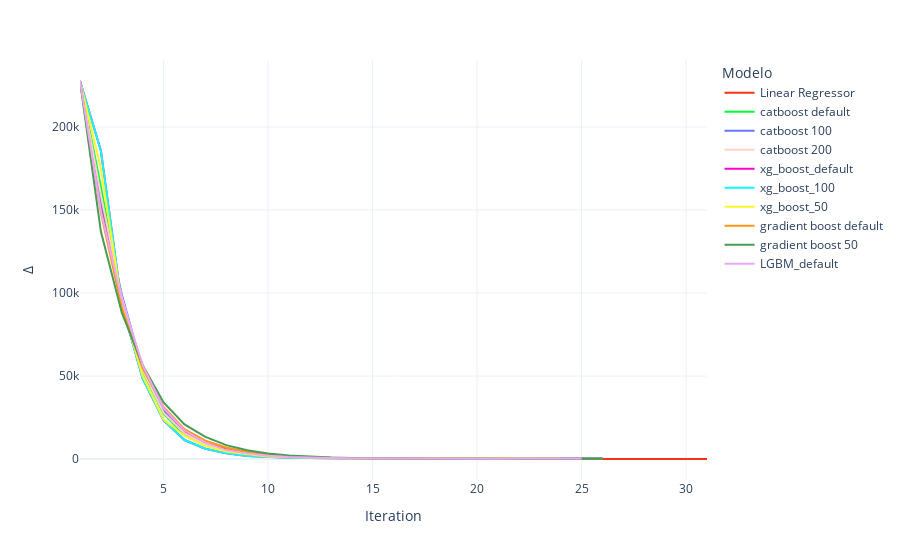

Notebook code cell kept with this figure:
### Code cell
graph_delta_n = px.line(DELTAS[DELTAS.Modelo.isin(ml_models)].rename(columns={'Delta':'∆', 'N':'Iteration'}), 
                      x = 'Iteration', y = '∆', color = 'Modelo',
                      template = 'plotly_white', color_discrete_sequence = px.colors.qualitative.Light24)
graph_delta_n.show()

### Figure 1 — Plotly figure (JSON) as saved in the notebook; plotly's stock layout.template omitted (floating-point values rounded to 4 significant figures)
{"data": [{"hovertemplate": "Modelo=Linear Regressor<br>Iteration=%{x}<br>∆=%{y}<extra></extra>", "legendgroup": "Linear Regressor", "line": {"color": "#FD3216", "dash": "solid"}, "marker": {"symbol": "circle"}, "mode": "lines", "name": "Linear Regressor", "orientation": "v", "showlegend": true, "type": "scatter", "x": [1, 2, 3, 4, 5, 6, 7, 8, 9, 10, 11, 12, 13, 14, 15, 16, 17, 18, 19, 20, 21, 22, 23, 24, 25, 26, 27, 28, 29, 30, 31], "xaxis": "x", "y": [227700.0, 152400.0, 92570.0, 56140.0, 30410.0, 16700.0, 9735.0, 5862.0, 3634.0, 2314.0, 1493.0, 974.4, 641.6, 425.2, 284.3, 189.0, 126.7, 85.17, 56.95, 38.77, 25.76, 16.03, 12.11, 8.674, 5.351, 4.458, 2.483, 2.202, 2.579, 1.923, 2.354], "yaxis": "y"}, {"hovertemplate": "Modelo=catboost default<br>Iteration=%{x}<br>∆=%{y}<extra></extra>", "legendgroup": "catboost default", "line": {"color": "#00FE35", "dash": "solid"}, "marker": {"symbol": "circle"}, "mode": "lines", "name": "catboost default", "orientation": "v", "showlegend": true, "type": "scatter", "x": [1, 2, 3, 4, 5, 6, 7, 8, 9, 10, 11, 12, 13, 14, 15, 16, 17, 18, 19, 20, 21, 22, 23], "xaxis": "x", "y": [227700.0, 163800.0, 95930.0, 52560.0, 27130.0, 14540.0, 8244.0, 4817.0, 2754.0, 1706.0, 997.4, 671.3, 415.0, 348.3, 269.2, 207.8, 193.6, 196.5, 200.3, 177.2, 174.5, 167.4, 188.5], "yaxis": "y"}, {"hovertemplate": "Modelo=catboost 100<br>Iteration=%{x}<br>∆=%{y}<extra></extra>", "legendgroup": "catboost 100", "line": {"color": "#6A76FC", "dash": "solid"}, "marker": {"symbol": "circle"}, "mode": "lines", "name": "catboost 100", "orientation": "v", "showlegend": true, "type": "scatter", "x": [1, 2, 3, 4, 5, 6, 7, 8, 9, 10, 11, 12, 13, 14, 15, 16, 17, 18, 19, 20, 21, 22, 23, 24, 25, 26], "xaxis": "x", "y": [227700.0, 156300.0, 99050.0, 53960.0, 28840.0, 15150.0, 8778.0, 4885.0, 2880.0, 1800.0, 1257.0, 876.6, 605.7, 573.1, 465.4, 457.9, 432.4, 408.3, 437.6, 347.3, 388.4, 416.0, 315.8, 377.8, 387.9, 408.8], "yaxis": "y"}, {"hovertemplate": "Modelo=catboost 200<br>Iteration=%{x}<br>∆=%{y}<extra></extra>", "legendgroup": "catboost 200", "line": {"color": "#FED4C4", "dash": "solid"}, "marker": {"symbol": "circle"}, "mode": "lines", "name": "catboost 200", "orientation": "v", "showlegend": true, "type": "scatter", "x": [1, 2, 3, 4, 5, 6, 7, 8, 9, 10, 11, 12, 13, 14, 15, 16, 17, 18, 19, 20, 21, 22, 23, 24], "xaxis": "x", "y": [227700.0, 158900.0, 97390.0, 53380.0, 27750.0, 15490.0, 8682.0, 4940.0, 3112.0, 1784.0, 1135.0, 723.3, 576.9, 421.6, 380.9, 353.7, 338.2, 312.8, 302.3, 263.2, 327.9, 266.7, 313.5, 255.7], "yaxis": "y"}, {"hovertemplate": "Modelo=xg_boost_default<br>Iteration=%{x}<br>∆=%{y}<extra></extra>", "legendgroup": "xg_boost_default", "line": {"color": "#FE00CE", "dash": "solid"}, "marker": {"symbol": "circle"}, "mode": "lines", "name": "xg_boost_default", "orientation": "v", "showlegend": true, "type": "scatter", "x": [1, 2, 3, 4, 5, 6, 7, 8, 9, 10, 11, 12, 13, 14, 15, 16, 17, 18, 19, 20, 21, 22, 23, 24, 25, 26], "xaxis": "x", "y": [227700.0, 185700.0, 92980.0, 48380.0, 23310.0, 11420.0, 6190.0, 3421.0, 1846.0, 1240.0, 808.6, 615.5, 460.8, 378.8, 343.1, 366.6, 345.6, 320.3, 335.7, 324.4, 308.7, 308.6, 323.0, 334.4, 319.8, 371.1], "yaxis": "y"}, {"hovertemplate": "Modelo=xg_boost_100<br>Iteration=%{x}<br>∆=%{y}<extra></extra>", "legendgroup": "xg_boost_100", "line": {"color": "#0DF9FF", "dash": "solid"}, "marker": {"symbol": "circle"}, "mode": "lines", "name": "xg_boost_100", "orientation": "v", "showlegend": true, "type": "scatter", "x": [1, 2, 3, 4, 5, 6, 7, 8, 9, 10, 11, 12, 13, 14, 15, 16, 17, 18, 19, 20, 21, 22, 23, 24, 25, 26], "xaxis": "x", "y": [227700.0, 185700.0, 92980.0, 48380.0, 23310.0, 11420.0, 6190.0, 3421.0, 1846.0, 1240.0, 808.6, 615.5, 460.8, 378.8, 343.1, 366.6, 345.6, 320.3, 335.7, 324.4, 308.7, 308.6, 323.0, 334.4, 319.8, 371.1], "yaxis": "y"}, {"hovertemplate": "Modelo=xg_boost_50<br>Iteration=%{x}<br>∆=%{y}<extra></extra>", "legendgroup": "xg_boost_50", "line": {"color": "#F6F926", "dash": "solid"}, "marker": {"symbol": "circle"}, "mode": "lines", "name": "xg_boost_50", "orientation": "v", "showlegend": true, "type": "scatter", "x": [1, 2, 3, 4, 5, 6, 7, 8, 9, 10, 11, 12, 13, 14, 15, 16, 17, 18, 19, 20, 21, 22, 23, 24], "xaxis": "x", "y": [227600.0, 175100.0, 93250.0, 50080.0, 23760.0, 14040.0, 7733.0, 4501.0, 2800.0, 1574.0, 1038.0, 739.8, 499.9, 449.6, 443.8, 351.2, 360.3, 333.7, 328.5, 376.4, 417.5, 374.6, 380.6, 385.9], "yaxis": "y"}, {"hovertemplate": "Modelo=gradient boost default<br>Iteration=%{x}<br>∆=%{y}<extra></extra>", "legendgroup": "gradient boost default", "line": {"color": "#FF9616", "dash": "solid"}, "marker": {"symbol": "circle"}, "mode": "lines", "name": "gradient boost default", "orientation": "v", "showlegend": true, "type": "scatter", "x": [1, 2, 3, 4, 5, 6, 7, 8, 9, 10, 11, 12, 13, 14, 15, 16, 17, 18, 19, 20, 21, 22, 23, 24, 25, 26], "xaxis": "x", "y": [227700.0, 148200.0, 91420.0, 54650.0, 31390.0, 17970.0, 11080.0, 6942.0, 4306.0, 2686.0, 1590.0, 1029.0, 684.1, 490.1, 348.2, 295.5, 243.9, 185.3, 171.0, 204.9, 177.1, 154.9, 173.2, 195.0, 176.6, 143.3], "yaxis": "y"}, {"hovertemplate": "Modelo=gradient boost 50<br>Iteration=%{x}<br>∆=%{y}<extra></extra>", "legendgroup": "gradient boost 50", "line": {"color": "#479B55", "dash": "solid"}, "marker": {"symbol": "circle"}, "mode": "lines", "name": "gradient boost 50", "orientation": "v", "showlegend": true, "type": "scatter", "x": [1, 2, 3, 4, 5, 6, 7, 8, 9, 10, 11, 12, 13, 14, 15, 16, 17, 18, 19, 20, 21, 22, 23, 24, 25, 26], "xaxis": "x", "y": [227700.0, 137000.0, 88130.0, 56500.0, 34090.0, 20820.0, 13350.0, 8354.0, 5272.0, 3368.0, 2067.0, 1317.0, 878.3, 622.2, 394.4, 320.3, 231.0, 178.2, 187.8, 178.0, 142.2, 144.0, 148.5, 112.2, 127.4, 116.6], "yaxis": "y"}, {"hovertemplate": "Modelo=LGBM_default<br>Iteration=%{x}<br>∆=%{y}<extra></extra>", "legendgroup": "LGBM_default", "line": {"color": "#EEA6FB", "dash": "solid"}, "marker": {"symbol": "circle"}, "mode": "lines", "name": "LGBM_default", "orientation": "v", "showlegend": true, "type": "scatter", "x": [1, 2, 3, 4, 5, 6, 7, 8, 9, 10, 11, 12, 13, 14, 15, 16, 17, 18, 19, 20, 21, 22, 23, 24, 25], "xaxis": "x", "y": [227700.0, 149200.0, 96310.0, 56330.0, 30630.0, 17170.0, 9883.0, 5366.0, 3385.0, 1984.0, 1225.0, 805.9, 647.7, 437.0, 351.4, 295.3, 257.9, 266.0, 247.0, 245.0, 221.1, 244.0, 211.1, 215.7, 237.1], "yaxis": "y"}], "layout": {"legend": {"title": {"text": "Modelo"}, "tracegroupgap": 0}, "margin": {"t": 60}, "xaxis": {"anchor": "y", "domain": [0, 1], "title": {"text": "Iteration"}}, "yaxis": {"anchor": "x", "domain": [0, 1], "title": {"text": "∆"}}}}
